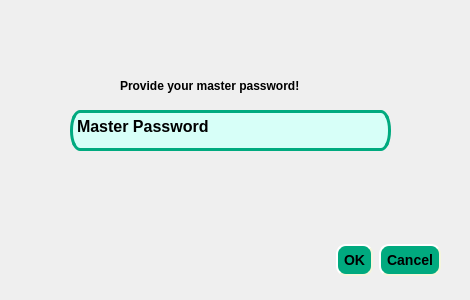
<?xml version="1.0" encoding="UTF-8"?>
<ui version="4.0">
 <class>CheckMasterPassword</class>
 <widget class="QDialog" name="CheckMasterPassword">
  <property name="geometry">
   <rect>
    <x>0</x>
    <y>0</y>
    <width>470</width>
    <height>300</height>
   </rect>
  </property>
  <property name="minimumSize">
   <size>
    <width>470</width>
    <height>300</height>
   </size>
  </property>
  <property name="maximumSize">
   <size>
    <width>470</width>
    <height>300</height>
   </size>
  </property>
  <property name="windowTitle">
   <string>Checking master password</string>
  </property>
  <widget class="QDialogButtonBox" name="buttonBox">
   <property name="geometry">
    <rect>
     <x>-20</x>
     <y>240</y>
     <width>461</width>
     <height>41</height>
    </rect>
   </property>
   <property name="styleSheet">
    <string notr="true">QPushButton{
    background-color: rgb(0, 170, 127);
	font: 600 9pt &quot;Segoe UI Semibold&quot;;
    border-style: outset;
    border-width: 2px;
    border-radius: 10px;
    border-color: beige;
    font: bold 14px;
    min-width: 10em;
    padding: 6px;
}
QPushButton:pressed {
    background-color: rgb(224, 0, 0);
    border-style: inset;
}</string>
   </property>
   <property name="locale">
    <locale language="English" country="UnitedStates"/>
   </property>
   <property name="orientation">
    <enum>Qt::Horizontal</enum>
   </property>
   <property name="standardButtons">
    <set>QDialogButtonBox::Cancel|QDialogButtonBox::Ok</set>
   </property>
  </widget>
  <widget class="QTextEdit" name="masterPassword">
   <property name="geometry">
    <rect>
     <x>70</x>
     <y>110</y>
     <width>321</width>
     <height>41</height>
    </rect>
   </property>
   <property name="font">
    <font>
     <family>Segoe UI</family>
     <pointsize>9</pointsize>
     <italic>false</italic>
     <bold>true</bold>
    </font>
   </property>
   <property name="cursor" stdset="0">
    <cursorShape>PointingHandCursor</cursorShape>
   </property>
   <property name="toolTip">
    <string>SecurityTip: Do not provide full name of service!</string>
   </property>
   <property name="layoutDirection">
    <enum>Qt::LeftToRight</enum>
   </property>
   <property name="styleSheet">
    <string notr="true">border-style: inset;
border-width: thick;
border-radius:5px;
background-color:rgb(215, 255, 248);
font: 700 9pt &quot;Segoe UI&quot;;
alternate-background-color: rgb(0, 170, 127);
border: 3px solid rgb(0, 170, 127);;
 border-radius: 10px 20px;
</string>
   </property>
   <property name="verticalScrollBarPolicy">
    <enum>Qt::ScrollBarAlwaysOff</enum>
   </property>
   <property name="horizontalScrollBarPolicy">
    <enum>Qt::ScrollBarAlwaysOff</enum>
   </property>
   <property name="markdown">
    <string>**Master Password**

</string>
   </property>
   <property name="html">
    <string>&lt;!DOCTYPE HTML PUBLIC &quot;-//W3C//DTD HTML 4.0//EN&quot; &quot;http://www.w3.org/TR/REC-html40/strict.dtd&quot;&gt;
&lt;html&gt;&lt;head&gt;&lt;meta name=&quot;qrichtext&quot; content=&quot;1&quot; /&gt;&lt;meta charset=&quot;utf-8&quot; /&gt;&lt;style type=&quot;text/css&quot;&gt;
p, li { white-space: pre-wrap; }
hr { height: 1px; border-width: 0; }
&lt;/style&gt;&lt;/head&gt;&lt;body style=&quot; font-family:'Segoe UI'; font-size:9pt; font-weight:700; font-style:normal;&quot;&gt;
&lt;p style=&quot; margin-top:8px; margin-bottom:8px; margin-left:0px; margin-right:0px; -qt-block-indent:0; text-indent:0px;&quot;&gt;&lt;span style=&quot; font-size:12pt;&quot;&gt;Master Password&lt;/span&gt;&lt;/p&gt;&lt;/body&gt;&lt;/html&gt;</string>
   </property>
  </widget>
  <widget class="QLabel" name="label">
   <property name="geometry">
    <rect>
     <x>120</x>
     <y>60</y>
     <width>291</width>
     <height>51</height>
    </rect>
   </property>
   <property name="font">
    <font>
     <bold>true</bold>
    </font>
   </property>
   <property name="text">
    <string>Provide your master password!</string>
   </property>
  </widget>
 </widget>
 <resources/>
 <connections>
  <connection>
   <sender>buttonBox</sender>
   <signal>accepted()</signal>
   <receiver>CheckMasterPassword</receiver>
   <slot>accept()</slot>
   <hints>
    <hint type="sourcelabel">
     <x>248</x>
     <y>254</y>
    </hint>
    <hint type="destinationlabel">
     <x>157</x>
     <y>274</y>
    </hint>
   </hints>
  </connection>
  <connection>
   <sender>buttonBox</sender>
   <signal>rejected()</signal>
   <receiver>CheckMasterPassword</receiver>
   <slot>reject()</slot>
   <hints>
    <hint type="sourcelabel">
     <x>316</x>
     <y>260</y>
    </hint>
    <hint type="destinationlabel">
     <x>286</x>
     <y>274</y>
    </hint>
   </hints>
  </connection>
 </connections>
</ui>
